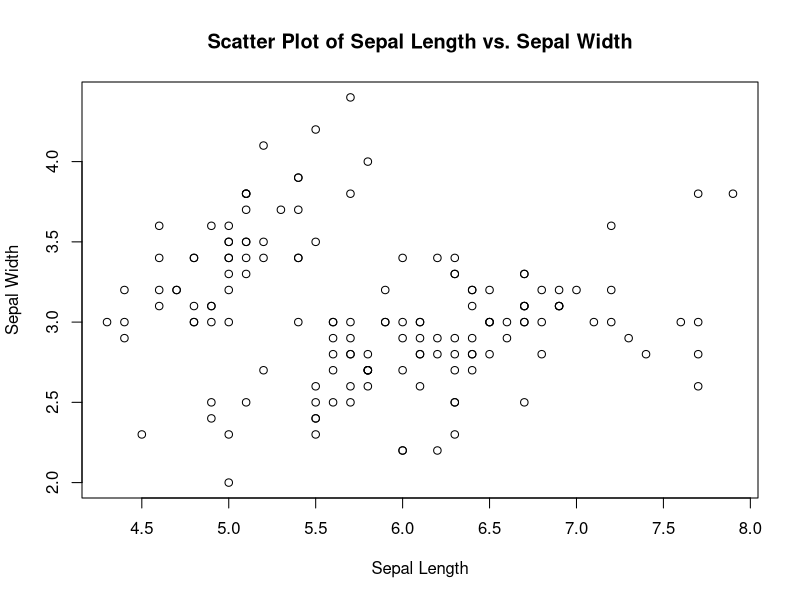
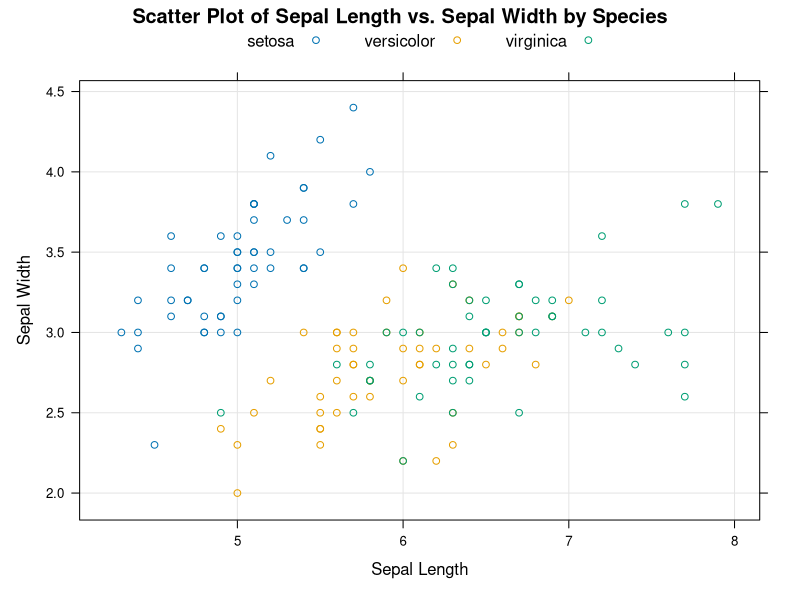
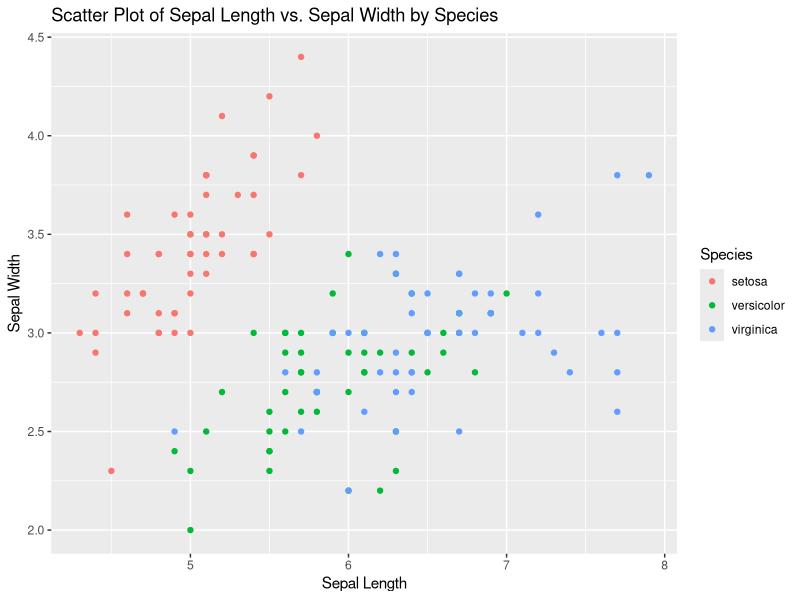

The R source for these figures, in order:
## ---- chunk 1
knitr::opts_chunk$set(echo = TRUE)
## ---- chunk 2
data(iris)
## ---- chunk 3
plot(iris$Sepal.Length, iris$Sepal.Width,
     xlab = "Sepal Length",
     ylab = "Sepal Width",
     main = "Scatter Plot of Sepal Length vs. Sepal Width")
## ---- chunk 4
library(lattice)
xyplot(Sepal.Width ~ Sepal.Length, data = iris,
       groups = Species,
       type = c("p", "g"),
       auto.key = list(columns = 3),
       xlab = "Sepal Length",
       ylab = "Sepal Width",
       main = "Scatter Plot of Sepal Length vs. Sepal Width by Species")
## ---- chunk 5
library(ggplot2)
ggplot(iris, aes(x = Sepal.Length, y = Sepal.Width, color = Species)) +
  geom_point() +
  labs(x = "Sepal Length", y = "Sepal Width",
       title = "Scatter Plot of Sepal Length vs. Sepal Width by Species")
